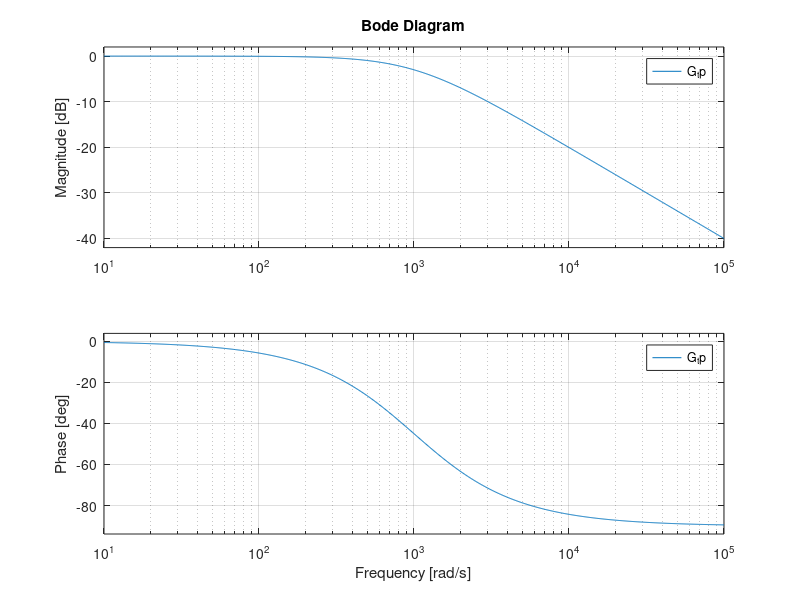

Write the MATLAB code that produced this figure. (Note: this script raises an error after producing the figure.)
%%
s = tf('s'); % definiere s

%% Tiefpass
R = 1e3;
C = 1e-6;
L = 100e-6;

G_tp = 1/(1+R*C*s);
bode(G_tp)
grid on
ax = gca;
ax.FrequencyUnit = 'Hz';
% ax.PhaseMatchingEnabled = true;
%% Weitere Kurven
% figure
% nyquist(G_tp)
% figure
% nichols(G_tp)
%%
figure
G_hp = 1/(1+1/(R*C*s));
bode(G_hp)
ax = gca;
ax.FrequencyUnit = 'Hz';

G_bp = 1/(1+s*L/R+1/(s*R*C));
figure
bode(G_bp)
ax = gca;
ax.FrequencyUnit = 'Hz';